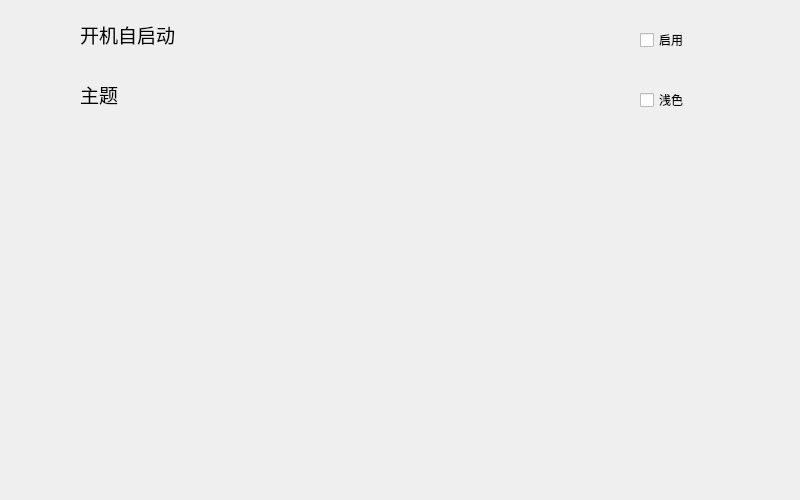
<?xml version="1.0" encoding="UTF-8"?>
<ui version="4.0">
 <class>sets</class>
 <widget class="QWidget" name="sets">
  <property name="geometry">
   <rect>
    <x>0</x>
    <y>0</y>
    <width>800</width>
    <height>500</height>
   </rect>
  </property>
  <property name="windowTitle">
   <string>设置</string>
  </property>
  <layout class="QVBoxLayout" name="verticalLayout" stretch="0,1">
   <property name="spacing">
    <number>0</number>
   </property>
   <property name="leftMargin">
    <number>0</number>
   </property>
   <property name="topMargin">
    <number>0</number>
   </property>
   <property name="rightMargin">
    <number>0</number>
   </property>
   <property name="bottomMargin">
    <number>10</number>
   </property>
   <item>
    <layout class="QGridLayout" name="gridLayout">
     <property name="leftMargin">
      <number>80</number>
     </property>
     <property name="topMargin">
      <number>20</number>
     </property>
     <property name="rightMargin">
      <number>80</number>
     </property>
     <property name="verticalSpacing">
      <number>20</number>
     </property>
     <item row="1" column="0" alignment="Qt::AlignmentFlag::AlignLeft|Qt::AlignmentFlag::AlignTop">
      <widget class="QLabel" name="label_2">
       <property name="styleSheet">
        <string notr="true">font: 14pt;</string>
       </property>
       <property name="text">
        <string>主题</string>
       </property>
      </widget>
     </item>
     <item row="1" column="1" alignment="Qt::AlignmentFlag::AlignRight">
      <widget class="SwitchButton" name="checkBox_2">
       <property name="minimumSize">
        <size>
         <width>80</width>
         <height>40</height>
        </size>
       </property>
       <property name="maximumSize">
        <size>
         <width>80</width>
         <height>40</height>
        </size>
       </property>
       <property name="text">
        <string>浅色</string>
       </property>
      </widget>
     </item>
     <item row="0" column="0" alignment="Qt::AlignmentFlag::AlignLeft|Qt::AlignmentFlag::AlignTop">
      <widget class="QLabel" name="label">
       <property name="styleSheet">
        <string notr="true">font: 14pt;</string>
       </property>
       <property name="text">
        <string>开机自启动</string>
       </property>
      </widget>
     </item>
     <item row="0" column="1" alignment="Qt::AlignmentFlag::AlignRight|Qt::AlignmentFlag::AlignTop">
      <widget class="SwitchButton" name="checkBox">
       <property name="minimumSize">
        <size>
         <width>80</width>
         <height>40</height>
        </size>
       </property>
       <property name="maximumSize">
        <size>
         <width>80</width>
         <height>40</height>
        </size>
       </property>
       <property name="styleSheet">
        <string notr="true"/>
       </property>
       <property name="text">
        <string>启用</string>
       </property>
      </widget>
     </item>
    </layout>
   </item>
   <item>
    <widget class="QWidget" name="widget_cmd" native="true"/>
   </item>
  </layout>
 </widget>
 <customwidgets>
  <customwidget>
   <class>SwitchButton</class>
   <extends>QCheckBox</extends>
   <header>qfluentwidgets.components.widgets</header>
  </customwidget>
 </customwidgets>
 <resources/>
 <connections/>
</ui>
